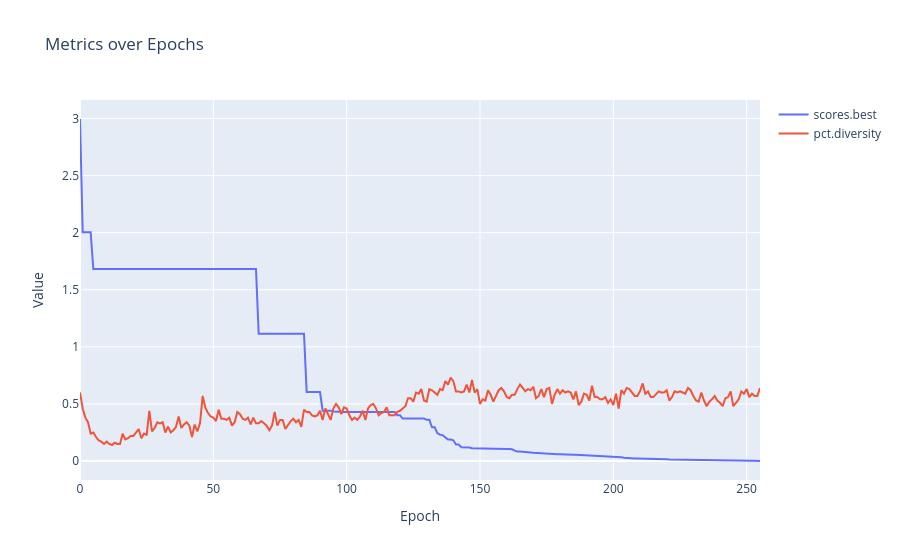

Notebook cell for this chart:
### Code cell
collector.plot("scores.best", "pct.diversity")

### Figure 1 — Plotly figure (JSON) as saved in the notebook; plotly's stock layout.template omitted (floating-point values rounded to 4 significant figures; data arrays with more than 128 entries replaced by an {"elided": "..."} marker saying what was removed)
{"data": [{"mode": "lines", "name": "scores.best", "type": "scatter", "x": {"elided": "256 int values"}, "y": {"elided": "256 float values"}}, {"mode": "lines", "name": "pct.diversity", "type": "scatter", "x": {"elided": "256 int values"}, "y": {"elided": "256 float values"}}], "layout": {"hovermode": "x unified", "title": {"text": "Metrics over Epochs"}, "xaxis": {"title": {"text": "Epoch"}}, "yaxis": {"title": {"text": "Value"}}}}
